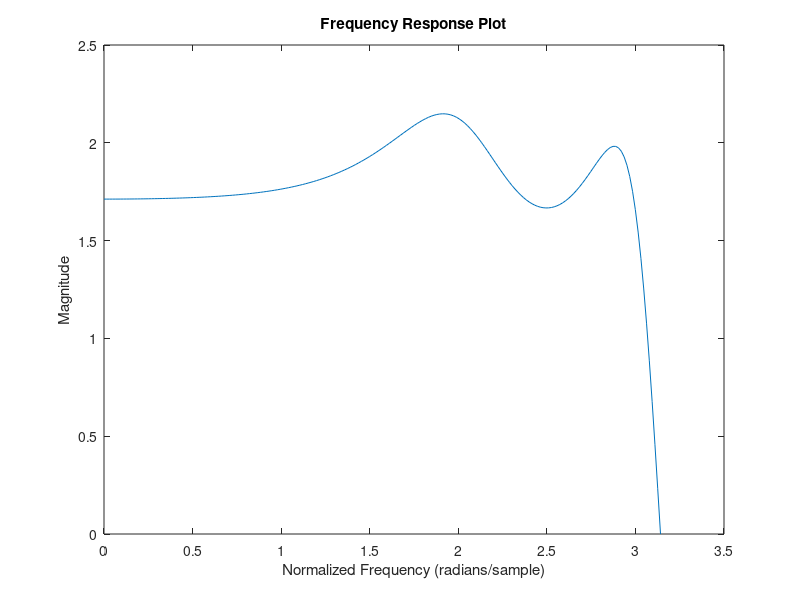
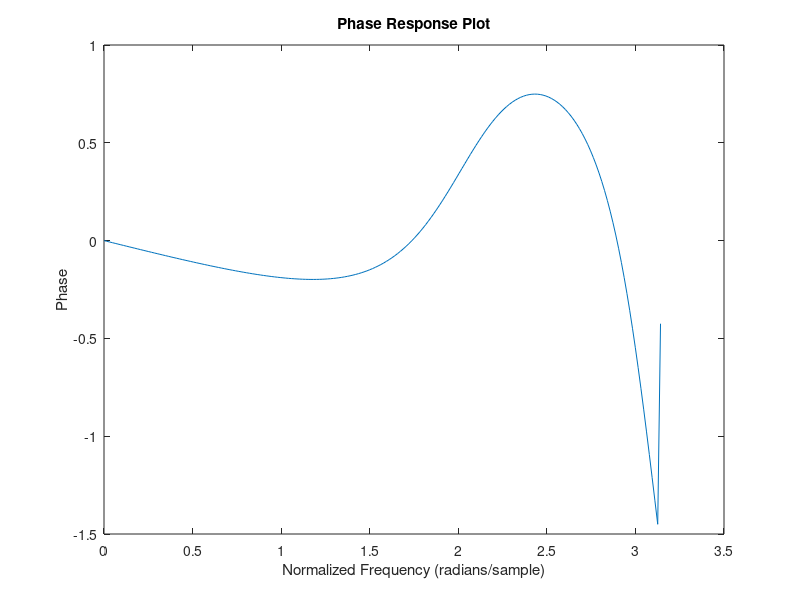
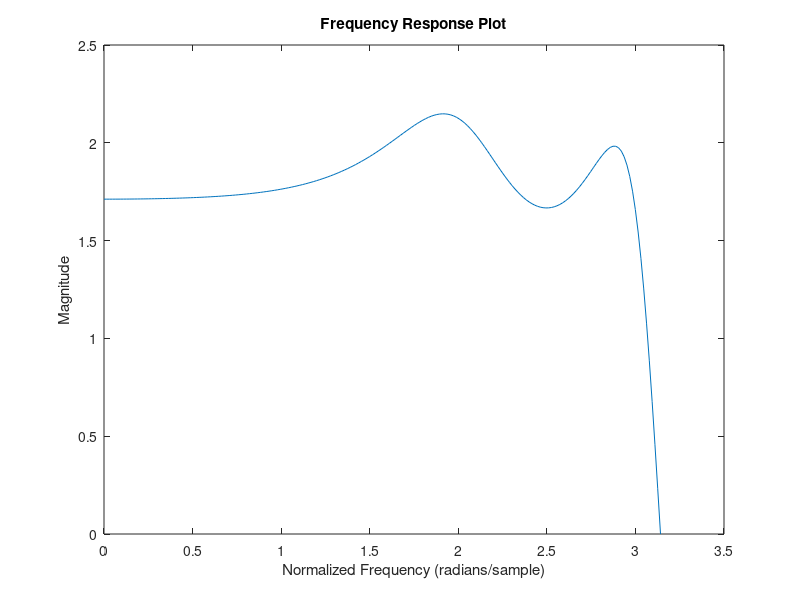
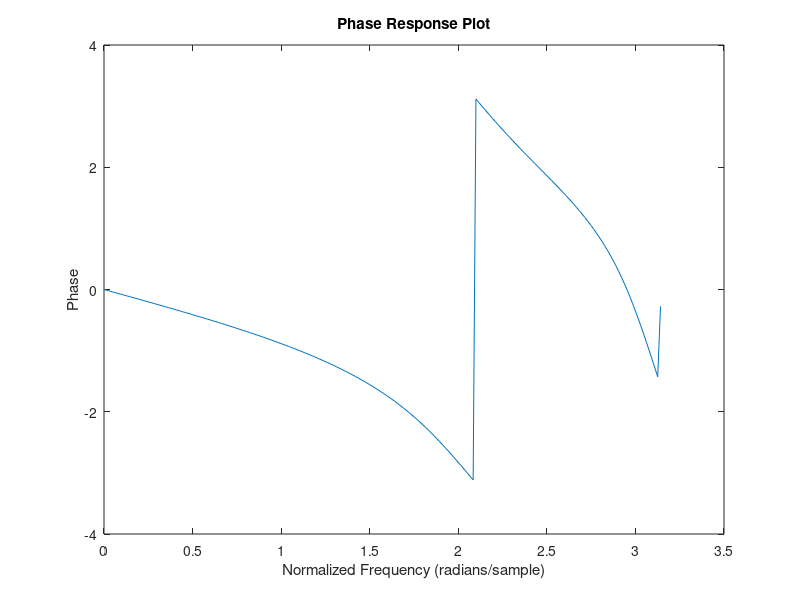

The MATLAB script that drew these images, in order:
% Read in the unstable filter
b1=[0.8581 4.2134 9.5802 9.5802 4.2134 0.8581];
a1=[1.0000 3.0937 5.5700 5.2578 2.0294 0.1642];
zplane(b1,a1) % pole/zero plot of the unstable filter
% Compute the frequency response using the Matlab function freqz
n=0:199;
w=n*pi/199;
h=freqz(b1,a1,w);
hmag=abs(h);
hphase=angle(h);
% Plot the results
figure(2) % Magnitude
plot(w,hmag)
title('Frequency Response Plot')
xlabel('Normalized Frequency (radians/sample)')
ylabel('Magnitude')
print -dps iirfreq.ps
figure(3) % Phase
plot(w,hphase)
title('Phase Response Plot')
xlabel('Normalized Frequency (radians/sample)')
ylabel('Phase')
print -dps iirphase.ps
% Read in the stable filter
b2=[0.3588 1.7617 4.0056 4.0056 1.7617 0.3588];
a2=[1.0000 2.2817 2.2179 1.2507 0.3782 0.0287];
zplane(b2,a2) % pole/zero plot of the stable filter
% Compute the frequency response using the Matlab function freqz
n=0:199;
w=n*pi/199;
h=freqz(b2,a2,w);
hmag=abs(h);
hphase=angle(h);
% Plot the results
figure(5) % Magnitude
plot(w,hmag)
title('Frequency Response Plot')
xlabel('Normalized Frequency (radians/sample)')
ylabel('Magnitude')
print -dps iirfreq.ps
figure(6) % Phase
plot(w,hphase)
title('Phase Response Plot')
xlabel('Normalized Frequency (radians/sample)')
ylabel('Phase')
print -dps iirphase.ps
